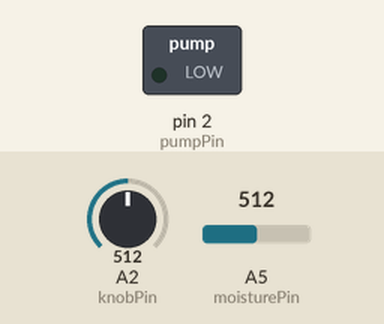
Simulated run of this sketch. Board: Arduino Uno, built with avr-gcc and run on an emulated ATmega328P. Shown: switched loads named in the sketch (green lamp = pin HIGH). The inputs (shaded band) are chosen by the test bench; at power-on: A5 (moisturePin) = 512, A2 (knobPin) = 512. What the sketch prints to the serial monitor is not drawn.

Above: at 1.8 s.
1.9 s: A5 (moisturePin) set to 526
At 2.3 s:
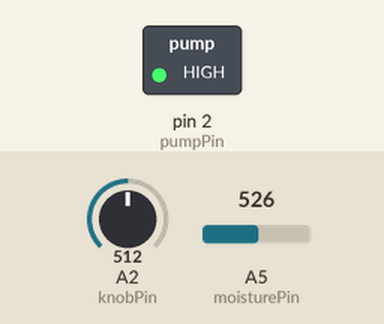
3.5 s: A5 (moisturePin) set to 511
At 5.0 s:
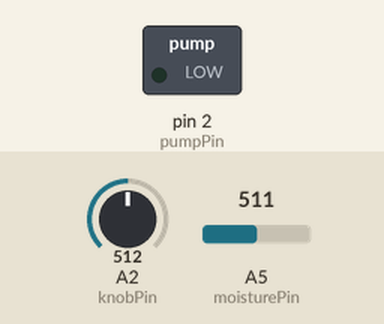
5.5 s: A5 (moisturePin) set to 716
At 6.6 s:
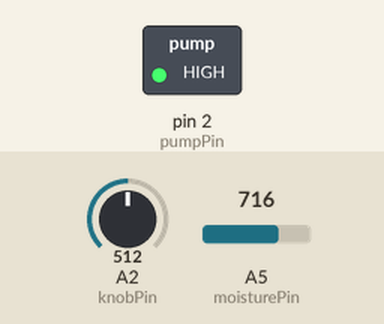
Timing chart, 0 to 8.5 s (numbered marks = the images above; inputs shaded):
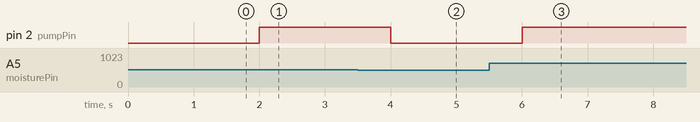

The sketch:

WaterPump-Code.ino
```cpp
/*
 */
int moisturePin = A5;
int knobPin = A2;
int pumpPin = 2;

void setup() {
  pinMode(moisturePin, INPUT);
  pinMode(knobPin, INPUT);
  pinMode(pumpPin, OUTPUT);
  Serial.begin(9600);
}
void loop() {
  //read moisture sensor data (the greater the value, the lower the moisture content)
  int moistureValue = analogRead(moisturePin);
  //read potentiometer data
  int knobValue = analogRead(knobPin);
  Serial.println(knobValue);
  Serial.println(moistureValue);

  //Turn on the pump when the moisture value is larger than the threshold
    if(moistureValue>knobValue){
      digitalWrite(pumpPin, HIGH);
      Serial.println("pump on");
    }else{
      digitalWrite(pumpPin, LOW);
      Serial.print("pump off");
    }
    delay(1000);
}
```

Measured:
- the behaviour switches between 512 and 513 on A5 (moisturePin) (found by bisection; images 0 and 1)
- after the input at 1.9 s, pin 2 (pumpPin): LOW → HIGH after 0.10 s
- after the input at 3.5 s, pin 2 (pumpPin): HIGH → LOW after 0.50 s
- after the input at 5.5 s, pin 2 (pumpPin): LOW → HIGH after 0.50 s
